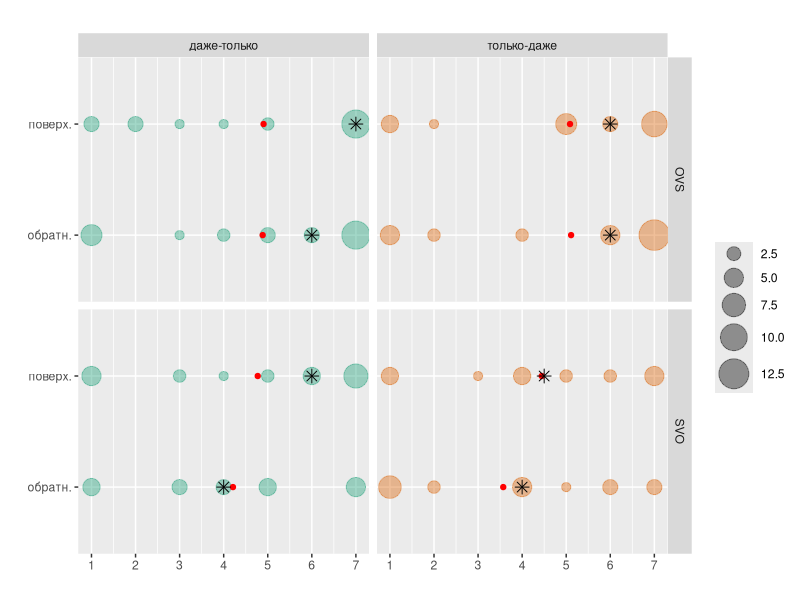
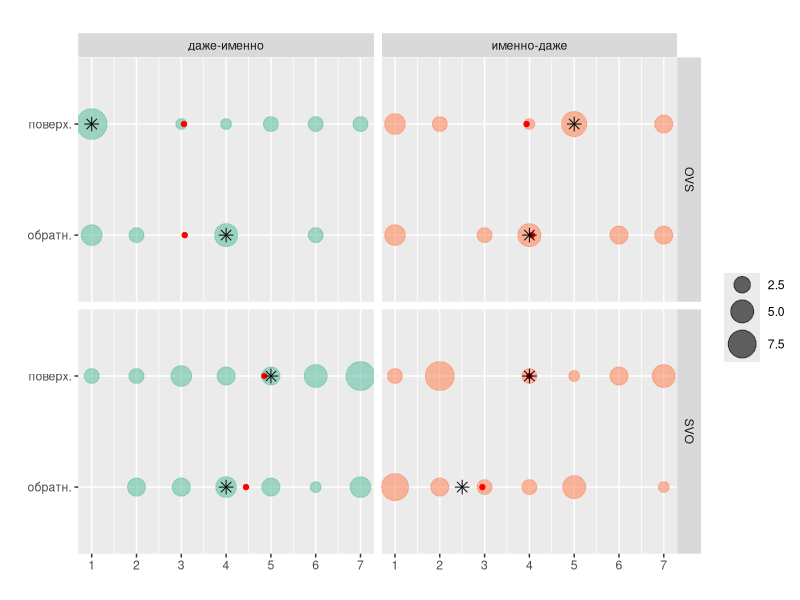
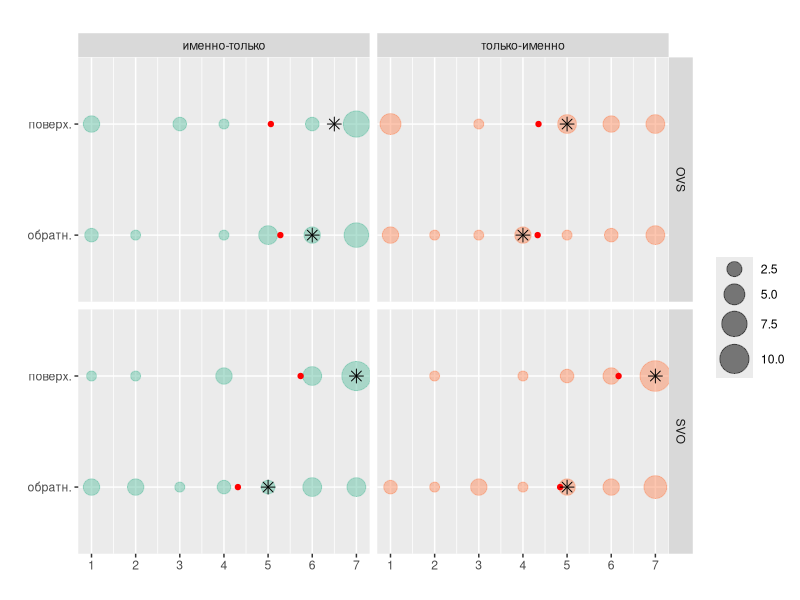
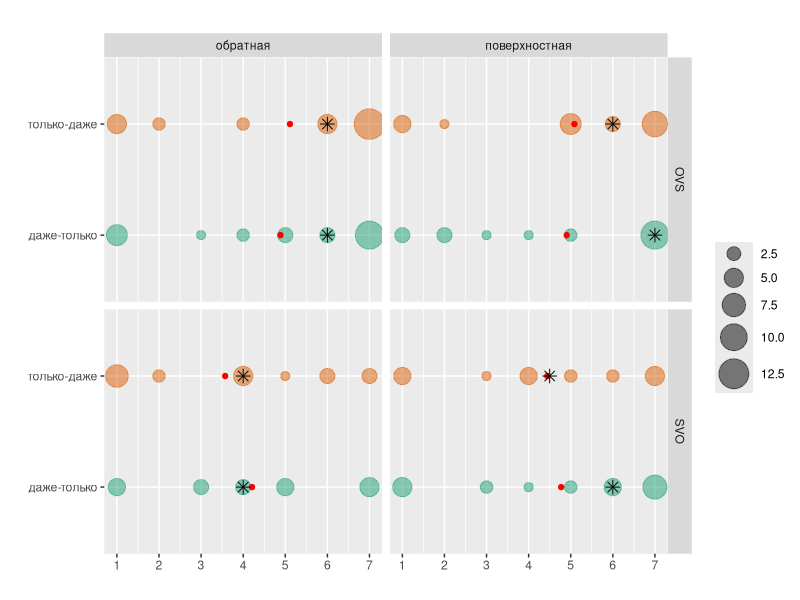
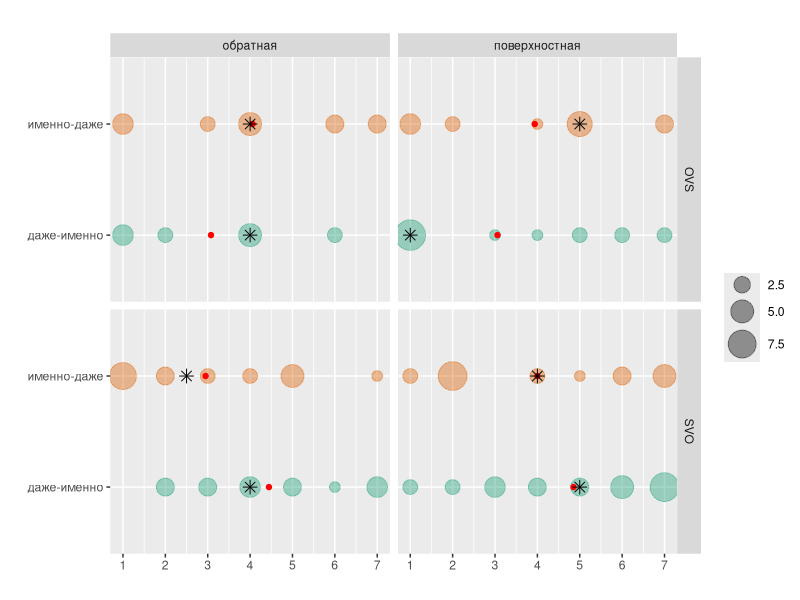
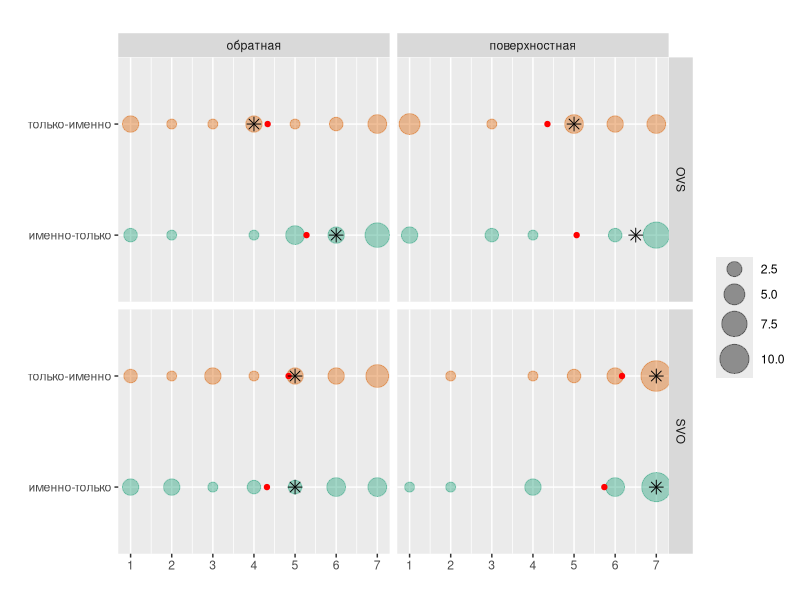
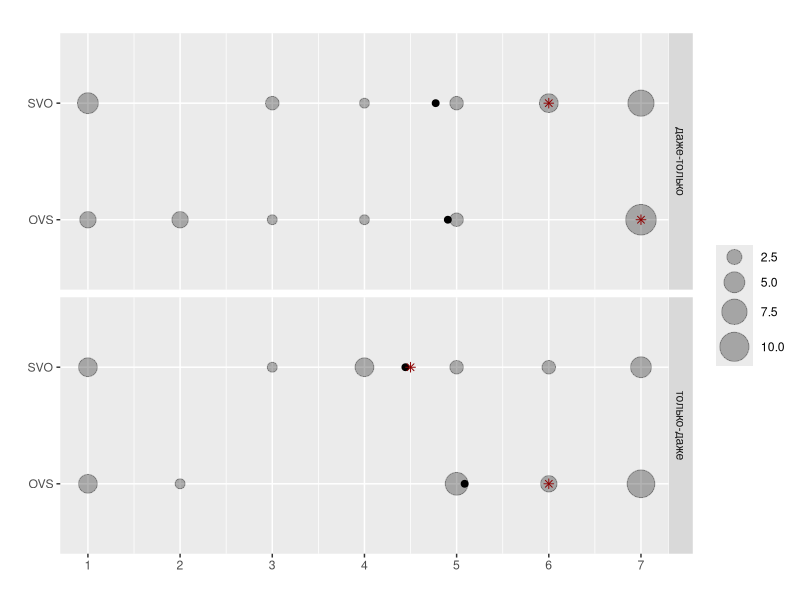
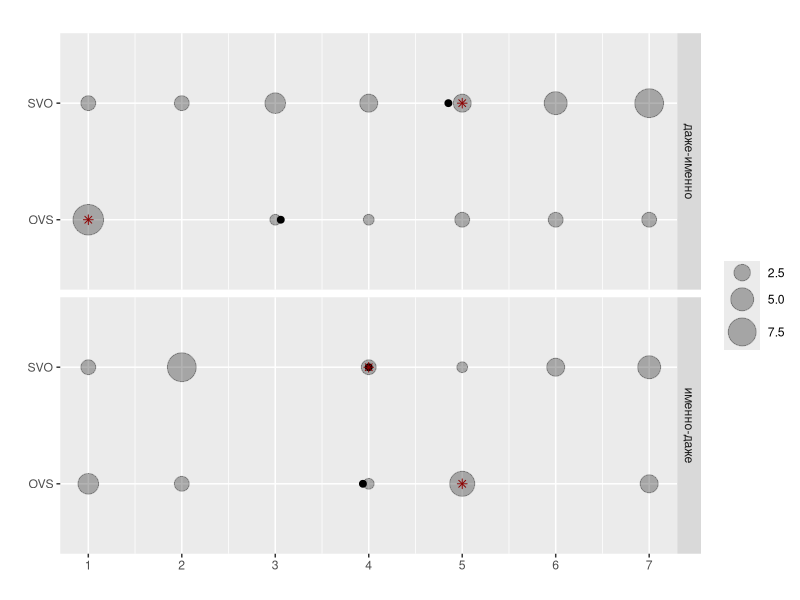

The R script that drew these images, in order:
# install.packages("tidyverse")
# install.packages("gapminder")
# install.packages("ggpubr")
# if(!require(devtools)) install.packages("devtools")
# devtools::install_github("kassambara/ggpubr")
#library(ggpubr)
library(dplyr)
library(ggplot2)
library(RColorBrewer)
setwd(dir = "/Users/anna/Desktop/MA_Term_paper/Research/r_analysis/")

# load data
ptcl_id <- read.csv("dataset-id.csv", encoding = 'utf-8')
ptcl_it <- read.csv("dataset-it.csv", encoding = 'utf-8')
ptcl_td <- read.csv("dataset-td.csv", encoding = 'utf-8')

ptcl <- rbind(ptcl_td, ptcl_id, ptcl_it)



# better labels for beautiful plots
scope.labels <- c(yes = "поверхностная", no = "обратная")
ptcl_order.labels <- c(дт = "даже-только", тд = "только-даже",
                       ди = "даже-именно", ид = "именно-даже",
                       ти = "только-именно", ит = "именно-только")

# plot 1: scope influence (for diff. conditions) - дт 
ggplot(ptcl_td, aes(x = value, y = lin.sem_alignment, colour = lin_ptcl_order)) +
  geom_count(alpha=0.4)+
  scale_size_area(max_size = 10) + 
  guides(color = "none") + 
  facet_grid(word_order ~ lin_ptcl_order, labeller = labeller(lin_ptcl_order = ptcl_order.labels)) +
  stat_summary(geom="point",
               size=1.5, color="red") + 
  stat_summary(geom="point", shape = 8,
               size=3, color="black", fun = median) + 
  labs(title = "",
       x = "",
       y = "",
       size = "", 
       color = "") +  
  #scale_color_manual(, values = c("blue", "red")) +
  scale_color_brewer(palette="Dark2") +
  scale_x_continuous(labels=c(1:7),breaks=c(1:7))  +
  scale_y_discrete(labels=c("обратн.","поверх.")) 

# plot 2: scope influence (for diff. conditions) - ди 
ggplot(ptcl_id, aes(x = value, y = lin.sem_alignment, colour = lin_ptcl_order)) +
  geom_count(alpha=0.6)+
  scale_size_area(max_size = 10) + 
  guides(color = "none") + 
  facet_grid(word_order ~ lin_ptcl_order, labeller = labeller(lin_ptcl_order = ptcl_order.labels)) +
  stat_summary(geom="point",
               size=1.5, color="red") + 
  stat_summary(geom="point", shape = 8,
               size=3, color="black", fun = median) + 
  labs(title = "",
       x = "",
       y = "",
       size = "", 
       color = "") +  
  #scale_color_manual(, values = c("blue", "red")) +
  scale_color_brewer(palette="Set2") +
  scale_x_continuous(labels=c(1:7),breaks=c(1:7))  +
  scale_y_discrete(labels=c("обратн.","поверх.")) 

# plot 3: scope influence (for diff. conditions) - ит 
ggplot(ptcl_it, aes(x = value, y = lin.sem_alignment, colour = lin_ptcl_order)) +
  geom_count(alpha=0.5)+
  scale_size_area(max_size = 10) + 
  guides(color = "none") + 
  facet_grid(word_order ~ lin_ptcl_order, labeller = labeller(lin_ptcl_order = ptcl_order.labels)) +
  stat_summary(geom="point",
               size=1.5, color="red") + 
  stat_summary(geom="point", shape = 8,
               size=3, color="black", fun = median) + 
  labs(title = "",
       x = "",
       y = "",
       size = "", 
       color = "") +
  scale_color_brewer(palette="Set2") +
  scale_x_continuous(labels=c(1:7),breaks=c(1:7))  +
  scale_y_discrete(labels=c("обратн.","поверх.")) 



# plot 4: the role of linear order  - тд 
ggplot(ptcl_td, aes(x = value, y = lin_ptcl_order, colour = lin_ptcl_order)) +
  geom_count(alpha=0.5)+
  scale_size_area(max_size = 10) + 
  guides(color = "none") + 
  facet_grid(word_order ~ lin.sem_alignment, labeller = labeller(lin.sem_alignment = scope.labels)) +
  stat_summary(geom="point",
               size=1.5, color="red") + 
  stat_summary(geom="point", shape = 8,
               size=3, color="black", fun = median) +
  labs(title = "",
       x = "",
       y = "",
       size = "", 
       color = "") +
  scale_color_brewer(palette="Dark2") +
  scale_x_continuous(labels=c(1:7),breaks=c(1:7))  +
  scale_y_discrete(labels=c("даже-только","только-даже")) 


# plot 5: the role of linear order  - ид 
ggplot(ptcl_id, aes(x = value, y = lin_ptcl_order, colour = lin_ptcl_order)) +
  geom_count(alpha=0.4)+
  scale_size_area(max_size = 10) + 
  guides(color = "none") + 
  facet_grid(word_order ~ lin.sem_alignment, labeller = labeller(lin.sem_alignment = scope.labels)) +
  stat_summary(geom="point",
               size=1.5, color="red") + 
  stat_summary(geom="point", shape = 8,
               size=3, color="black", fun = median) +
  labs(title = "",
       x = "",
       y = "",
       size = "", 
       color = "") +
  scale_color_brewer(palette="Dark2") +
  scale_x_continuous(labels=c(1:7),breaks=c(1:7))  +
  scale_y_discrete(labels=c("даже-именно","именно-даже"))

# plot 6: the role of linear order  - ит 
ggplot(ptcl_it, aes(x = value, y = lin_ptcl_order, colour = lin_ptcl_order)) +
  geom_count(alpha=0.4)+
  scale_size_area(max_size = 10) + 
  guides(color = "none") + 
  facet_grid(word_order ~ lin.sem_alignment, labeller = labeller(lin.sem_alignment = scope.labels)) +
  stat_summary(geom="point",
               size=1.5, color="red") + 
  stat_summary(geom="point", shape = 8,
               size=3, color="black", fun = median) +
  labs(title = "",
       x = "",
       y = "",
       size = "", 
       color = "") +
  scale_color_brewer(palette="Dark2") +
  scale_x_continuous(labels=c(1:7),breaks=c(1:7))  +
  scale_y_discrete(labels=c("именно-только","только-именно"))


# plot 7: the role of subjectness / synt priority - ди 
ptcl_td_surf <- filter(ptcl_td, lin.sem_alignment == 'yes' )
ggplot(ptcl_td_surf, aes(x = value, y = word_order)) +
  geom_count(alpha=0.3, fill = "green")+
  scale_size_area(max_size = 10) + 
  guides(color = "none") + 
  facet_grid( lin_ptcl_order  ~ ., labeller = labeller(lin_ptcl_order = ptcl_order.labels)) +
  stat_summary(geom="point",
               size=2, color="black") + 
  stat_summary(geom="point", shape = 8,
               size=2, color="darkred", fun = median) + 
  labs(title = "",
       x = "",
       y = "",
       size = "", 
       color = "") +
  scale_color_brewer(palette="Set1") +
  scale_x_continuous(labels=c(1:7),breaks=c(1:7)) 


# plot 8: the role of subjectness / synt priority - ди 
ptcl_id_surf <- filter(ptcl_id, lin.sem_alignment == 'yes' )
ggplot(ptcl_id_surf, aes(x = value, y = word_order)) +
  geom_count(alpha=0.3, fill = "green")+
  scale_size_area(max_size = 10) + 
  guides(color = "none") + 
  facet_grid( lin_ptcl_order  ~ ., labeller = labeller(lin_ptcl_order = ptcl_order.labels)) +
  stat_summary(geom="point",
               size=2, color="black") + 
  stat_summary(geom="point", shape = 8,
               size=2, color="darkred", fun = median) + 
  labs(title = "",
       x = "",
       y = "",
       size = "", 
       color = "") +
  scale_color_brewer(palette="Set1") +
  scale_x_continuous(labels=c(1:7),breaks=c(1:7)) 



# plot 9: the role of subjectness / synt priority - ит
ptcl_it_surf <- filter(ptcl_it, lin.sem_alignment == 'yes' )
ggplot(ptcl_it_surf, aes(x = value, y = word_order)) +
  geom_count(alpha=0.3, fill = "green")+
  scale_size_area(max_size = 10) + 
  guides(color = "none") + 
  facet_grid( lin_ptcl_order  ~ ., labeller = labeller(lin_ptcl_order = ptcl_order.labels)) +
  stat_summary(geom="point",
               size=2, color="black") + 
  stat_summary(geom="point", shape = 8,
               size=2, color="darkred", fun = median) + 
  labs(title = "",
       x = "",
       y = "",
       size = "", 
       color = "") +
  scale_color_brewer(palette="Set1") +
  scale_x_continuous(labels=c(1:7),breaks=c(1:7)) 





# plot NO: the role of subjectness vs linear thing - all
ovs <- filter(ptcl, word_order == "OVS")
ovs_pd <- ovs %>%
  mutate(pair = ifelse(lin_ptcl_order == "тд" | lin_ptcl_order == "дт", "дт", ifelse(lin_ptcl_order == "ид" | lin_ptcl_order == "ди", "ди", "ит")))

ggplot(ovs_pd, aes(x = value, y = synt_ptcl_priority, colour = synt_ptcl_priority, , drop = TRUE)) +
  geom_count(alpha=0.5)+
  scale_size_area(max_size = 10) + 
  guides(color = "none") + 
  facet_grid(pair ~ lin.sem_alignment, labeller = labeller(lin.sem_alignment = scope.labels), drop = TRUE) +
  stat_summary(geom="point",
               size=2, color="black") + 
  stat_summary(geom="point", shape = 8,
               size=2, color="darkred", fun = median) + 
  labs(title = "",
       x = "",
       y = "",
       size = "", 
       color = "") +
  scale_color_brewer(palette="Dark2") +
  scale_x_continuous(labels=c(1:7),breaks=c(1:7)) +
  scale_y_discrete(labels=c("Oд V Sи", "Oд V Sт",
                            "Oи V Sд", "Oи V Sт",
                            "Oт V Sд", "Oт V Sи"), drop = TRUE)
